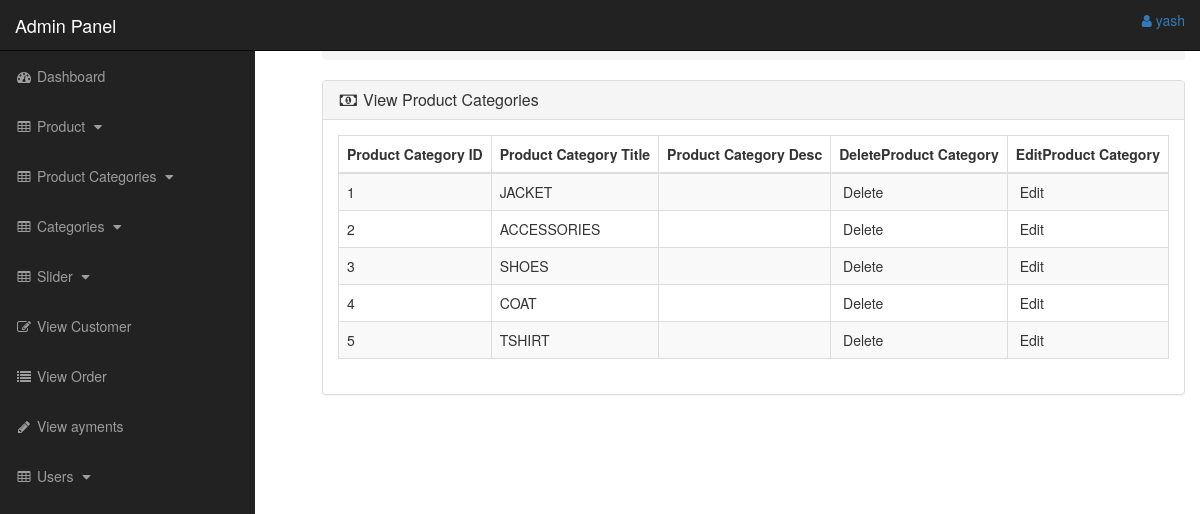
The page /admin_area/index.php?view_product_cat (signed in) on the database its author committed.
### tables this page shows
CREATE TABLE `product_categories` (
  `p_cat_id` int(11) NOT NULL,
  `p_cat_title` text NOT NULL,
  `p_cat_desc` text NOT NULL
);

### admin_area/view_p_cat.php (the view, shortened to what this page needs)
<div class="row">
    <div class="col-lg-12">
        <ol class="breadcrumb">
            <li class="active">
                <i class="fa fa-dashboard"></i> <a href="index.php?dashboard"> Dashboard </a>/ View Product Category
            </li>
        </ol>
    </div>
</div>
<div class="row">
    <div class="col-lg-12">
        <div class="panel panel-default">
            <div class="panel-heading">
                <h3 class="panel-title">
                    <i class="fa fa-fw fa-money"></i> View Product Categories
                </h3>
            </div>
            <div class="panel-body">
            <div class="table-responsive">
                    <table class="table-bordered table-hover table table-striped">
                        <thead>
                            <tr>
                                <th>Product Category ID</th>
                                <th>Product Category Title</th>
                                <th>Product Category Desc</th>
                                <th>DeleteProduct Category </th>
                                <th>EditProduct Category </th>
                            </tr>
                        </thead>
                        <tbody>
                        <?php
                            $i=0;
                            $get_p_cats="SELECT * FROM product_categories";
                                $run_p_cats=mysqli_query($conn,$get_p_cats);
                                while($row_p_cat=mysqli_fetch_array($run_p_cats)){
                                    $p_cat_id=$row_p_cat['p_cat_id'];
                                    $p_cat_title=$row_p_cat['p_cat_title'];
                                    $p_cat_desc=$row_p_cat['p_cat_desc'];
                                    $i++;
                        ?>
                            <tr>
                                <td><?php echo $i; ?></td>
                                <td><?php echo $p_cat_title; ?></td>
                                <td><?php echo $p_cat_desc; ?></td>
                                <td> <a href="index.php?delete_p_cat= <?php echo $p_cat_id; ?>"></a><i class="fa fa-trash-0"></i> Delete</td>
                                <td> <a href="index.php?edit_p_cat= <?php echo $p_cat_id; ?>"></a><i class="fa fa-pencil-0"></i> Edit</td>
                            </tr>
                        <?php } ?>
                        </tbody>

### admin_area/includes/sidebar.php (shortened to what this page needs)
<nav class="navbar navbar-inverse navbar-fixed-top">
    <div class="navbar-header">
        <a href="index.php?dashboard" class="navbar-brand">Admin Panel</a>
    </div>
    <ul class="nav navbar-right top-nav">
        <li class="dropdown">
            <a href="#" data-toggle="dropdown" class="dropdown-toggle">
                <i class="fa fa-user"></i> <?php echo $admin_name; ?>
            </a>
        </li>
    </ul>
    <div class="collapse navbar-collapse navbar-ex1-collapse">
        <ul class="nav navbar-nav side-nav">
            <li>
                <a href="index.php?dashboard">
                    <i class="fa fa-fw fa-dashboard"></i> Dashboard
                </a>
            </li>
            <li>
                <a href="#" data-toggle="collapse" data-target="#products">
                <i class="fa fa-fw fa-table"></i> Product <i class="fa fa-fw fa-caret-down"></i>
                </a>
            </li>
            <li>
                <a href="#" data-toggle="collapse" data-target="#product_cat">
                <i class="fa fa-fw fa-table"></i> Product Categories <i class="fa fa-fw fa-caret-down"></i>
                </a>
            </li>
            <li>
                <a href="#" data-toggle="collapse" data-target="#categories">
                <i class="fa fa-fw fa-table"></i> Categories <i class="fa fa-fw fa-caret-down"></i>
                </a>
            </li>
            <li>
                <a href="#" data-toggle="collapse" data-target="#slider">
                <i class="fa fa-fw fa-table"></i> Slider <i class="fa fa-fw fa-caret-down"></i>
                </a>
            </li>
            <li>
                <a href="index.php?view_customer">
                    <i class="fa fa-fw fa-edit"></i> View Customer
                </a>
            </li>
            <li>
                <a href="index.php?view_order">
                    <i class="fa fa-fw fa-list"></i> View Order
                </a>
            </li>
            <li>
                <a href="index.php?view_payments">
                    <i class="fa fa-fw fa-pencil"></i> View ayments
                </a>
            </li>
            <li>
                <a href="#" data-toggle="collapse" data-target="#user">
                <i class="fa fa-fw fa-table"></i> Users <i class="fa fa-fw fa-caret-down"></i>
                </a>
            </li>
        </ul>
    </div>
</nav>

### admin_area/css/style.css (style rules this page uses)
body { margin-top:100px; }
@media (min-width:768px) { body { margin-top: 50px; } }
.top-nav { padding:0 15px; }
.top-nav>li { display: inline-block; float: left; }
.top-nav>li>a { padding-top: 15px; padding-bottom: 15px; line-height: 20px; }
@media (min-width:768px) { .side-nav { position:fixed; top: 51px; width: 255px; border-radius: 0; overflow-y: auto; background-color: #222; bottom: 0; overflow-x: hidden; padding-bottom: 40px; } }
@media (min-width:768px) { .side-nav>li>a { width: 255px; } }

### rows shown on the page
product_categories: p_cat_title "JACKET"
product_categories: p_cat_title "ACCESSORIES"
product_categories: p_cat_title "SHOES"
product_categories: p_cat_title "COAT"
product_categories: p_cat_title "TSHIRT"

### other values the page prints
$admin_name "yash"
